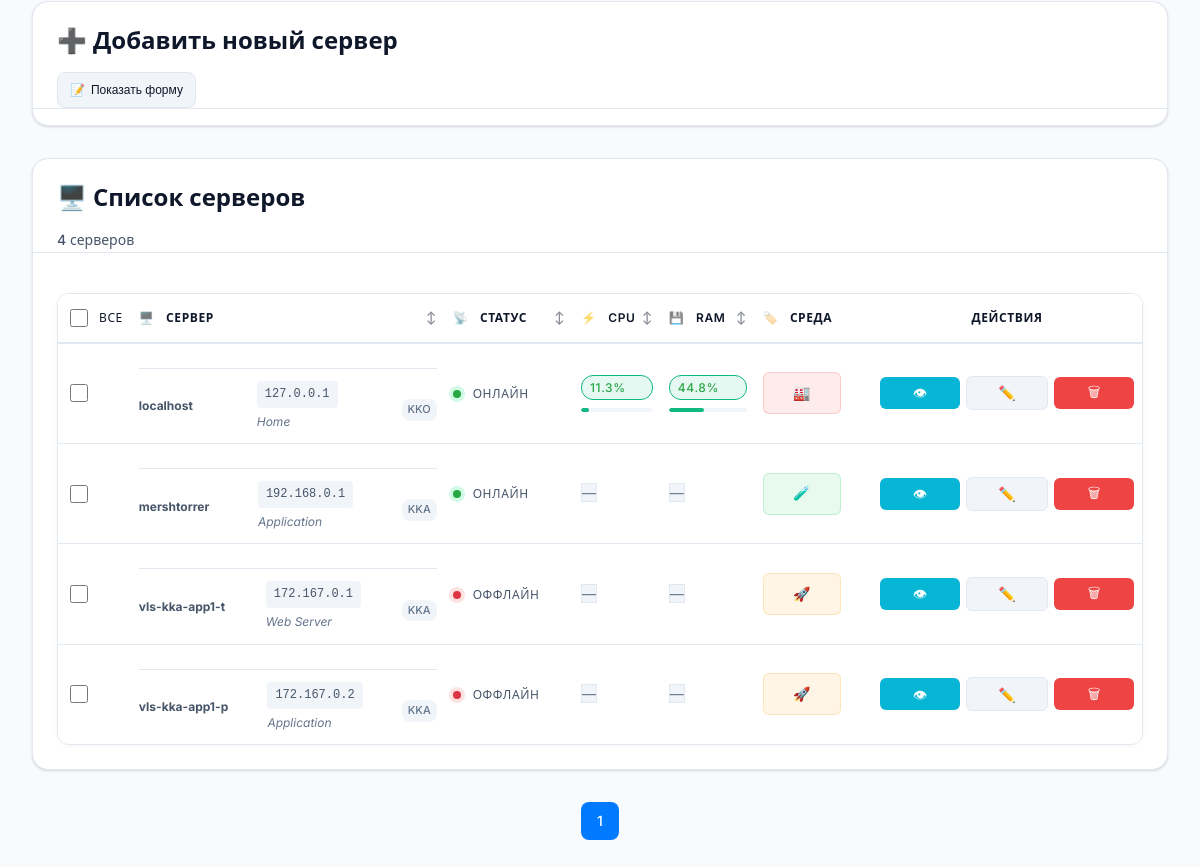
Before: /servers (signed in, lower part) with the older database file.
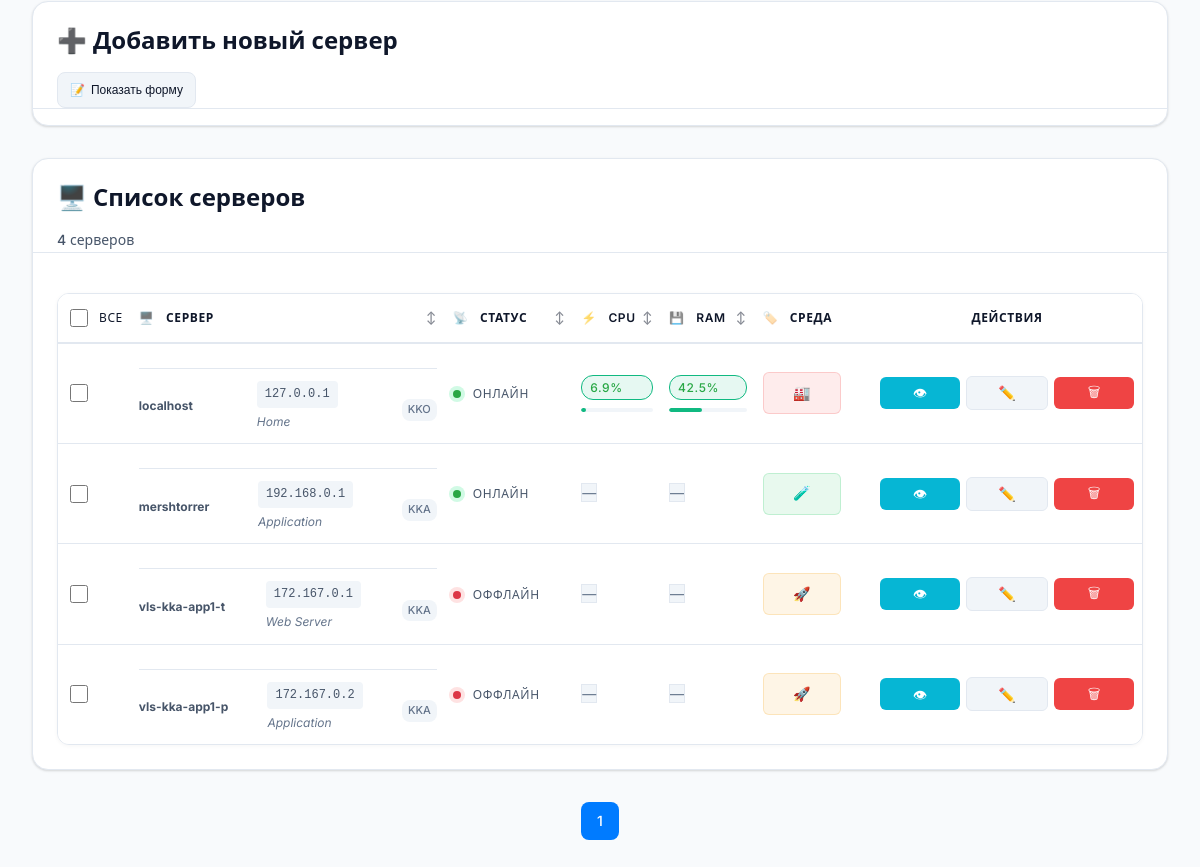
After: the same page with the newer database file.
### app/models.py (models this page shows)
class Metric(Base):
    __tablename__ = "metrics"
    id = Column(Integer, primary_key=True, index=True)
    server_id = Column(Integer, ForeignKey("servers.id", ondelete="CASCADE"), nullable=False, index=True)
    timestamp = Column(DateTime, default=datetime.utcnow, index=True)
    cpu_percent = Column(Float, nullable=True)
    cpu_temp = Column(Float, nullable=True)  # CPU temperature in Celsius
    ram_percent = Column(Float, nullable=True)
    swap_percent = Column(Float, nullable=True)  # Swap usage percentage
    disk_percent = Column(Float, nullable=True)
    disk_io_read = Column(Float, nullable=True)  # Disk I/O read MB/s
    disk_io_write = Column(Float, nullable=True)  # Disk I/O write MB/s
    processes = Column(Integer, nullable=True)
    network_in_kbps = Column(Float, nullable=True)
    network_out_kbps = Column(Float, nullable=True)
    reachable = Column(Boolean, default=None)
    services_status = Column(String(1000), nullable=True)  # JSON string of services status
    ports_status = Column(String(1000), nullable=True)  # JSON string of ports status
    server = relationship("Server", back_populates="metrics")

class Server(Base):
    __tablename__ = "servers"
    id = Column(Integer, primary_key=True, index=True)
    hostname = Column(String(200), nullable=False)
    ip_address = Column(String(100), nullable=False)
    system_name = Column(String(200), nullable=True)
    owner = Column(String(200), nullable=True)
    is_cluster = Column(Boolean, default=False)
    environment = Column(String(20), default="prod")  # test|stage|prod
    tags = Column(String(500), nullable=True)
    ssh_host = Column(String(200), nullable=True)
    ssh_port = Column(Integer, default=22)
    ssh_username = Column(String(200), nullable=True)
    ssh_password = Column(String(500), nullable=True)  # Encrypted
    snmp_version = Column(String(10), nullable=True)  # v2c
    snmp_community = Column(String(500), nullable=True)  # Encrypted
    metric_source = Column(String(20), default="auto")  # auto|local|ssh|snmp
    services_to_monitor = Column(String(1000), nullable=True)  # JSON string of services to monitor
    ports_to_monitor = Column(String(1000), nullable=True)  # JSON string of ports to monitor
    created_at = Column(DateTime, default=datetime.utcnow)
    metrics = relationship("Metric", back_populates="server", cascade="all, delete-orphan")

### app/routers.py (the view, shortened to what this page needs)
@router.get("/servers")
async def list_servers(
    request: Request,
    db: AsyncSession = Depends(get_db),
    q: str | None = None,
    cluster: str | None = None,  # 'yes' | 'no' | None
    reachable: str | None = None,  # 'yes' | 'no' | None
    environment: str | None = None,  # 'test' | 'stage' | 'prod' | None
    sort: str | None = None,  # hostname|ip|reachable|cpu|ram
    tag: str | None = None,
    system: str | None = None,  # system name filter
    owner: str | None = None,  # owner filter
    page: int = Query(1, ge=1),
    per_page: int = Query(20, ge=1, le=100),
):
    if not request.user.is_authenticated:
        return RedirectResponse(url="/login", status_code=HTTP_302_FOUND)
    servers = (await db.execute(select(Server))).scalars().all()
    enriched = []
    for s in servers:
        latest = (await db.execute(
            select(Metric).where(Metric.server_id == s.id).order_by(Metric.timestamp.desc()).limit(1)
        )).scalar_one_or_none()
        enriched.append((s, latest))
    if q:
        qlow = q.lower()
        enriched = [e for e in enriched if (qlow in e[0].hostname.lower()) or (qlow in e[0].ip_address.lower()) or (e[0].system_name and qlow in e[0].system_name.lower()) or (e[0].owner and qlow in e[0].owner.lower())]
    if cluster in {"yes", "no"}:
        want = cluster == "yes"
        enriched = [e for e in enriched if bool(e[0].is_cluster) == want]
    if reachable in {"yes", "no"}:
        want = reachable == "yes"
        enriched = [e for e in enriched if (e[1].reachable if e[1] is not None else False) == want]
    if environment in {"test", "stage", "prod"}:
        enriched = [e for e in enriched if e[0].environment == environment]
    if tag:
        t = tag.lower()
        enriched = [e for e in enriched if (e[0].tags and t in e[0].tags.lower())]
    if system:
        enriched = [e for e in enriched if e[0].system_name == system]
    if owner:
        enriched = [e for e in enriched if e[0].owner and owner.lower() in e[0].owner.lower()]
    key_func = None
    reverse = False
    if sort == "hostname":
        key_func = lambda e: e[0].hostname.lower()
    elif sort == "ip":
        key_func = lambda e: e[0].ip_address
    elif sort == "reachable":
        key_func = lambda e: (e[1].reachable if e[1] is not None else False)
        reverse = True
    elif sort == "cpu":
        key_func = lambda e: (e[1].cpu_percent if (e[1] and e[1].cpu_percent is not None) else -1)
        reverse = True
    elif sort == "ram":
        key_func = lambda e: (e[1].ram_percent if (e[1] and e[1].ram_percent is not None) else -1)
        reverse = True
    elif sort == "system":
        key_func = lambda e: (e[0].system_name or "").lower()
    if key_func:
        enriched.sort(key=key_func, reverse=reverse)
    total_items = len(enriched)
    total_pages = (total_items + per_page - 1) // per_page
    start_idx = (page - 1) * per_page
    end_idx = start_idx + per_page
    paginated_enriched = enriched[start_idx:end_idx]
    class Pagination:
        def __init__(self, page, per_page, total, items):
            self.page = page
            self.per_page = per_page
            self.total = total
            self.pages = total_pages
            self.has_prev = page > 1
            self.has_next = page < total_pages
            self.prev_num = page - 1 if self.has_prev else None
            self.next_num = page + 1 if self.has_next else None
    pagination = Pagination(page, per_page, total_items, paginated_enriched)
    is_admin = (request.session.get("role") == UserRole.admin.value) if hasattr(request, "session") else False
    return request.app.state.templates.TemplateResponse(
        "servers.html",
        {
            "request": request,
            "servers": [e[0] for e in paginated_enriched],
            "latest_map": {e[0].id: e[1] for e in paginated_enriched},
            "params": {"q": q or "", "cluster": cluster or "", "reachable": reachable or "", "environment": environment or "", "sort": sort or "", "tag": tag or "", "system": system or "", "owner": owner or ""},
            "is_admin": is_admin,
            "pagination": pagination,
        },
    )

### templates/servers.html (shortened to what the changed rows need)
{% extends "base.html" %}
{% block content %}
  <div class="card servers-table-card">
    <div class="card-body">
      <div id="table-view" class="table-view">
  <div class="table-container">
          <table class="table servers-table">
      <thead>
        <tr>
                <th class="select-all-column">
                  <label class="checkbox-label">
                    <input type="checkbox" id="select-all" onchange="toggleSelectAll()" />
                    <span class="checkbox-text">Все</span>
                  </label>
                </th>
                <th class="sortable" data-sort="hostname">
                  <span class="sort-icon">🖥️</span> Сервер
                </th>
                <th class="sortable" data-sort="reachable">
                  <span class="sort-icon">📡</span> Статус
                </th>
                <th class="sortable" data-sort="cpu">
                  <span class="sort-icon">⚡</span> CPU
                </th>
                <th class="sortable" data-sort="ram">
                  <span class="sort-icon">💾</span> RAM
                </th>
                <th>
                  <span class="sort-icon">🏷️</span> Среда
                </th>
          <th>Действия</th>
        </tr>
      </thead>
      <tbody>
        {% for s in servers %}
              {% set m = latest_map.get(s.id) %}
              <tr class="server-row" data-server-id="{{ s.id }}">
                <td class="select-column">
                  <label class="checkbox-label">
                    <input type="checkbox" class="server-checkbox" value="{{ s.id }}" onchange="updateBulkActions()" />
                  </label>
                </td>
                <td>
                  <div class="server-info">
            <div class="server-name">
              <strong>{{ s.hostname }}</strong>
            </div>
                    <div class="server-details">
                      <code class="ip-address">{{ s.ip_address }}</code>
                      {% if s.system_name %}
                        <span class="system-name">{{ s.system_name }}</span>
            {% endif %}
                    </div>
            {% if s.tags %}
              <div class="tags">
                        {% for tag in s.tags.split(',')[:3] %}
                  <span class="tag">{{ tag.strip() }}</span>
                {% endfor %}
              </div>
            {% endif %}
                  </div>
          </td>
          <td>
            {% if m and m.reachable %}
                    <span class="status-indicator online"></span>
                    <span class="status-text">Онлайн</span>
            {% elif m and m.reachable == False %}
                    <span class="status-indicator offline"></span>
                    <span class="status-text">Оффлайн</span>
            {% else %}
                    <span class="status-indicator unknown"></span>
                    <span class="status-text">Неизвестно</span>
            {% endif %}
          </td>
          <td>
            {% if m and m.cpu_percent is not none %}
                    <div class="metric-display">
              <span class="metric-badge {{ 'metric-critical' if m.cpu_percent > 90 else 'metric-warning' if m.cpu_percent > 75 else 'metric-ok' }}">
                {{ "%.1f"|format(m.cpu_percent) }}%
              </span>
                      <div class="metric-bar">
                        <div class="metric-fill metric-fill-cpu" data-width="{{ m.cpu_percent }}" data-value="{{ m.cpu_percent }}"></div>
                      </div>
                    </div>
            {% else %}
                    <span class="metric-unknown">—</span>
            {% endif %}
          </td>
          <td>
            {% if m and m.ram_percent is not none %}
                    <div class="metric-display">
              <span class="metric-badge {{ 'metric-critical' if m.ram_percent > 90 else 'metric-warning' if m.ram_percent > 75 else 'metric-ok' }}">
                {{ "%.1f"|format(m.ram_percent) }}%
              </span>
                      <div class="metric-bar">
                        <div class="metric-fill metric-fill-ram" data-width="{{ m.ram_percent }}" data-value="{{ m.ram_percent }}"></div>
                      </div>
                    </div>
                  {% else %}
                    <span class="metric-unknown">—</span>
                  {% endif %}
                </td>
                <td>
                  {% if s.environment == 'test' %}
                    <span class="environment-badge environment-test">🧪</span>
                  {% elif s.environment == 'stage' %}
                    <span class="environment-badge environment-stage">🚀</span>
                  {% elif s.environment == 'prod' %}
                    <span class="environment-badge environment-prod">🏭</span>
            {% else %}
                    <span class="environment-badge environment-unknown">❓</span>
            {% endif %}
          </td>
          <td>
            <div class="action-buttons">
                    <a href="/servers/{{ s.id }}" class="btn btn-sm btn-primary" title="Подробнее">
                      <span class="btn-icon">👁</span>
                    </a>
              {% if is_admin %}
                      <a href="/servers/{{ s.id }}/edit" class="btn btn-sm btn-secondary" title="Редактировать">
                        <span class="btn-icon">✏️</span>
                      </a>
                      <button type="button" class="btn btn-sm btn-error" data-server-id="{{ s.id }}" data-server-name="{{ s.hostname }}" onclick="deleteServerFromButton(this)" title="Удалить">
                        <span class="btn-icon">🗑</span>
                      </button>
              {% endif %}
            </div>
          </td>
        </tr>
        {% endfor %}
      </tbody>
    </table>
        </div>
      </div>
    </div>
  </div>
{% endblock %}

Changed rows visible on the page:
no longer on this page (row unchanged): Metric: cpu_percent "11.3", ram_percent "44.8"
computed for Server "localhost": {{ m.cpu_percent }} 11.3 → 6.9 (drawn); {{ m.ram_percent }} 44.8 → 42.5 (drawn)
added Metric: cpu_percent "6.9", ram_percent "42.5"
